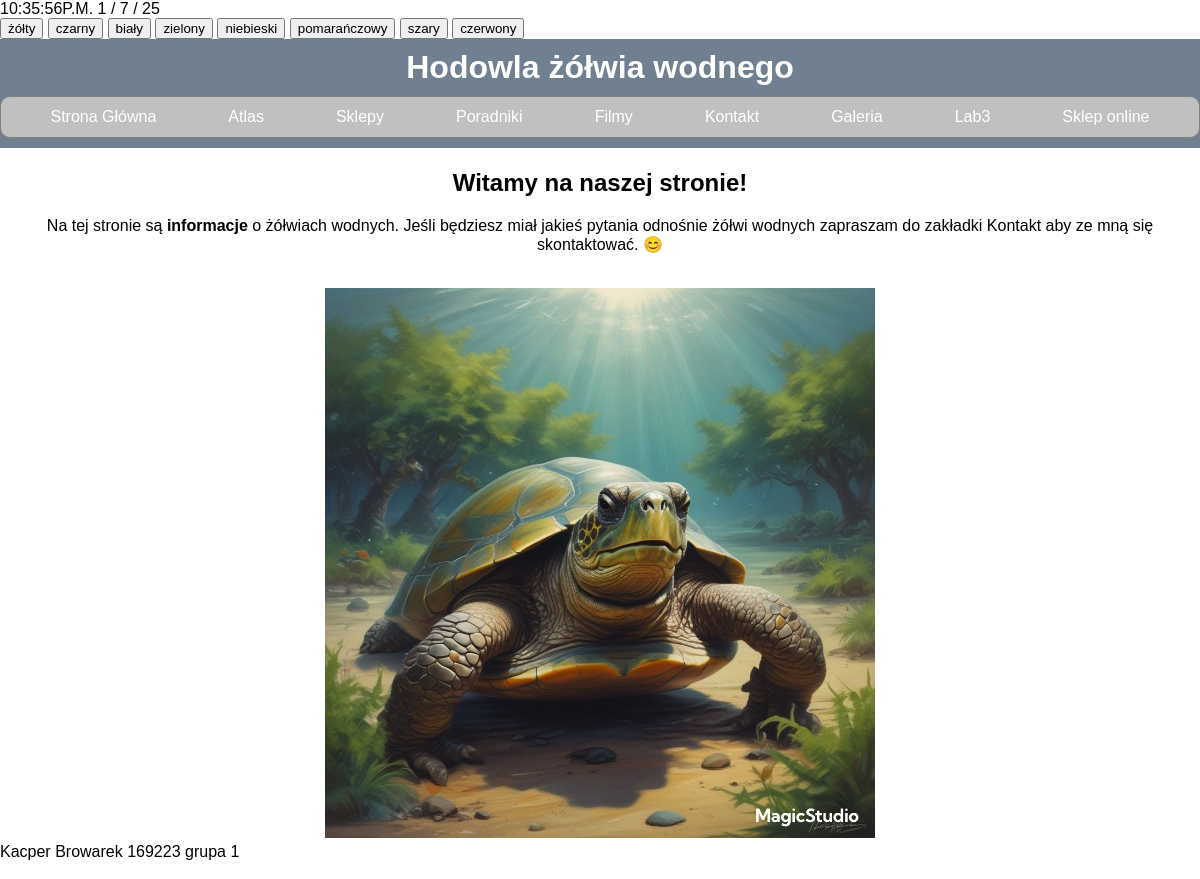
Page /index.php?idp=1 on the committed database.
### tables this page shows
CREATE TABLE `page_list` (
  `id` int(1) NOT NULL,
  `page_title` varchar(255) NOT NULL,
  `page_content` text NOT NULL,
  `status` int(11) DEFAULT 1
);

### cfg.php (called while the page is built, shortened)
<?php
    $baza = 'moja_strona';
?>

### showpage.php (called while the page is built)
<?php
function PokazPodstrone($id) {
    include 'cfg.php';
    $id_clear = htmlspecialchars($id);
    $result =
      $link->query("SELECT * FROM page_list WHERE id='$id_clear' LIMIT 1");
    $web = 'nie znaleziono strony';
    while($record = mysqli_fetch_array($result)) {
        $web = $record;
    }
    return $web[2];
}
?>

### index.php (the view, shortened to what this page needs)
<?php
 include 'cfg.php';
 include 'showpage.php';
 $idp = $_GET['idp'];
?>
<!DOCTYPE html>
<head>
    <link rel="stylesheet" href="css/style.css" />
</head>
<body >
		<body onload="startclock()">
            <span id="zegarek"></span> <span id="data"></span>
        </body>
        <FORM METHOD="POST" NAME="background">
           <INPUT TYPE="button" VALUE="żółty" ONCLICK="changeBackground('#FFF000')">
           <INPUT TYPE="button" VALUE="czarny" ONCLICK="changeBackground('#000000')">
           <INPUT TYPE="button" VALUE="biały" ONCLICK="changeBackground('#FFFFFF')">
           <INPUT TYPE="button" VALUE="zielony" ONCLICK="changeBackground('#00FF00')">
           <INPUT TYPE="button" VALUE="niebieski" ONCLICK="changeBackground('#0000FF')">
           <INPUT TYPE="button" VALUE="pomarańczowy" ONCLICK="changeBackground('#FF8000')">
           <INPUT TYPE="button" VALUE="szary" ONCLICK="changeBackground('#c0c0c0')">
           <INPUT TYPE="button" VALUE="czerwony" ONCLICK="changeBackground('#FF0000')">
        </FORM>
    <table>
        <tr>
            <td colspan="3" class="header">
                <h1>Hodowla żółwia wodnego</h1>
                <nav>
                    <ul class="menu">
                        <li><a href="index.php?idp=1" class="list-item">Strona Główna</a></li>
                        <li><a href="index.php?idp=2" class="list-item">Atlas</a></li>
                        <li><a href="index.php?idp=3" class="list-item">Sklepy</a></li>
                        <li><a href="index.php?idp=4" class="list-item">Poradniki</a></li>
						<li><a href="index.php?idp=5" class="list-item">Filmy</a></li>
                        <li><a href="index.php?idp=6" class="list-item">Kontakt</a></li>
                        <li><a href="index.php?idp=7" class="list-item">Galeria</a></li>
                        <li><a href="index.php?idp=8" class="list-item">Lab3</a></li>
						<li><a href="index.php?idp=9" class="list-item">Sklep online</a></li>
                    </ul>
                </nav>
            </td>
        </tr>
      <?php
      if($idp) {
        echo PokazPodstrone($idp);
      } else {
        include("html/glowna.html");
      }
      ?>
    </table>
	<?php
	$nr_indeksu='169223';
	$nr_grupy='1';
	echo 'Kacper Browarek ' .$nr_indeksu.' grupa '.$nr_grupy.' <br /><br />';
	?>
</body>

### css/style.css (style rules this page uses)
body { font-family: Arial, sans-serif; margin: 0; padding: 0; }
table { width: 100%; border-collapse: collapse; margin: 0px auto; }
.header { background-color: slategray; color: white; text-align: center; padding: 10px 0; }
h1 { margin: 0; padding-bottom: -10px; }
nav { margin-top: 10px; }
.menu { list-style-type: none; padding: 0; margin: 0; display: flex; justify-content: center; background-color: silver; border: 1px solid grey; border-radius: 10px; }
.menu li { margin: 0 15px; }
.menu a { text-decoration: none; color: white; padding: 10px 20px; display: block; border: 1px solid transparent; border-radius: 5px; transition: background-color 0.3s, border 0.3s; }

### rows in the picture
page_list: page_content "Witamy na naszej stronie! Na tej stronie są informacje o żółwiach wodnych. Jeśli będziesz miał jakieś pytania odnośnie żółwi wodnych zapraszam do zakładki Kontakt aby ze mną się skontaktować. 😊", page_content (picture)

### other values in the picture
$nr_indeksu "169223"
$nr_grupy "1"
